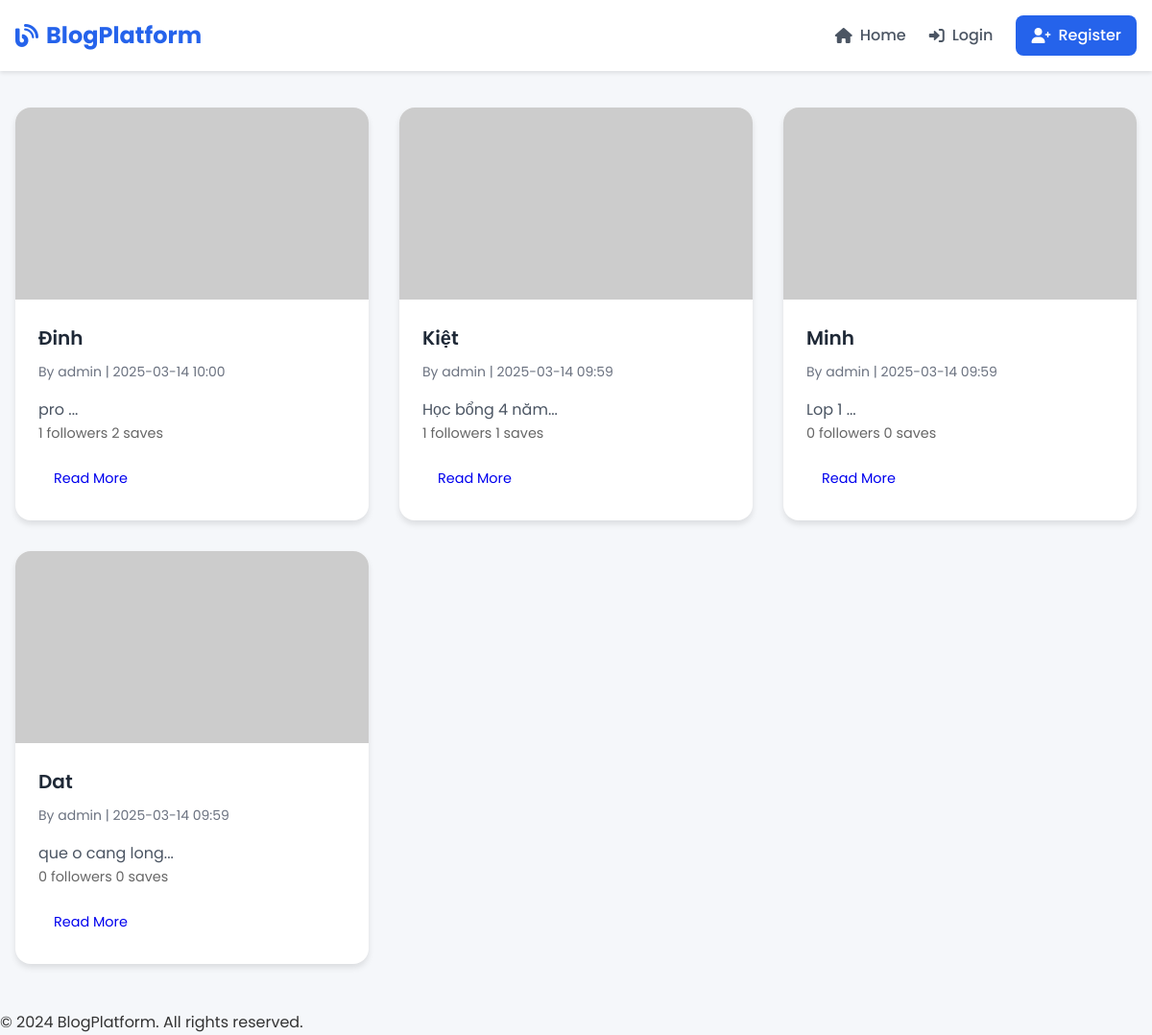
The page / on the database its author committed.
### tables this page shows
CREATE TABLE posts (
    id INTEGER PRIMARY KEY AUTOINCREMENT,
    title TEXT NOT NULL,
    content TEXT NOT NULL,
    image_url TEXT NOT NULL,
    created_at TIMESTAMP DEFAULT CURRENT_TIMESTAMP,
    updated_at TIMESTAMP DEFAULT CURRENT_TIMESTAMP,
    author_id INTEGER NOT NULL,
    FOREIGN KEY (author_id) REFERENCES users (id)
);

CREATE TABLE users (
    id INTEGER PRIMARY KEY AUTOINCREMENT,
    username TEXT UNIQUE NOT NULL,
    password TEXT NOT NULL,
    is_actor INTEGER DEFAULT 0  -- 0: normal user, 1: actor
);

### app.py (the view)
@app.route('/')
def home():
    db = get_db()
    posts = db.execute('''
        SELECT p.*, u.username,
        (SELECT COUNT(*) FROM follows WHERE post_id = p.id) as follow_count,
        (SELECT COUNT(*) FROM saved_posts WHERE post_id = p.id) as save_count
        FROM posts p
        JOIN users u ON p.author_id = u.id
        ORDER BY p.created_at DESC
    ''').fetchall()
    formatted_posts = []
    for post in posts:
        post_dict = dict(post)
        if isinstance(post_dict['created_at'], str):
            post_dict['created_at'] = datetime.strptime(post_dict['created_at'], '%Y-%m-%d %H:%M:%S')
        formatted_posts.append(post_dict)
    return render_template('home.html', posts=formatted_posts)

### app.py (called while the page is built)
@app.template_filter('format_datetime')
def format_datetime(value):
    if isinstance(value, str):
        try:
            value = datetime.strptime(value, '%Y-%m-%d %H:%M:%S')
        except ValueError:
            return value
    return value.strftime('%Y-%m-%d %H:%M')

def get_db():
    if 'db' not in g:
        g.db = sqlite3.connect(app.config['DATABASE'])
        g.db.row_factory = sqlite3.Row
    return g.db

@app.before_request
def load_logged_in_user():
    user_id = session.get('user_id')
    if user_id is None:
        g.user = None
    else:
        g.user = get_db().execute(
            'SELECT * FROM users WHERE id = ?', (user_id,)
        ).fetchone()

@app.context_processor
def utility_processor():
    return dict(g=g)

### templates/home.html (shortened to what this page needs)
{% extends "base.html" %}
{% block content %}
<div class="container">
    <div class="posts-grid">
        {% for post in posts %}
            <div class="post-card">
                <div class="post-image">
                    <img src="{{ post.image_url }}" alt="{{ post.title }}">
                </div>
                <div class="post-content">
                    <h2 class="post-title">{{ post.title }}</h2>
                    <p class="post-meta">
                        By {{ post.username }} |
                        {{ post.created_at|format_datetime }}
                    </p>
                    <p class="post-excerpt">{{ post.content[:150] }}...</p>
                    <div class="post-stats">
                        <span>{{ post.follow_count }} followers</span>
                        <span>{{ post.save_count }} saves</span>
                    </div>
                    <div class="post-actions">
                        <a href="{{ url_for('post_detail', post_id=post.id) }}" class="button">Read More</a>
                    </div>
                </div>
            </div>
        {% endfor %}
    </div>
</div>
{% endblock %}

### static/css/style.css (style rules this page uses)
* { margin: 0; padding: 0; box-sizing: border-box; }
body { font-family: 'Poppins', sans-serif; line-height: 1.6; background-color: #f5f7fa; color: #333; }
.posts-grid { display: grid; grid-template-columns: repeat(auto-fill, minmax(300px, 1fr)); gap: 2rem; padding: 1rem 0; }
.post-card { background: white; border-radius: 1rem; overflow: hidden; box-shadow: 0 4px 6px rgba(0,0,0,0.1); transition: transform 0.3s ease, box-shadow 0.3s ease; }
.post-image { width: 100%; height: 200px; overflow: hidden; }
.post-image img { width: 100%; height: 100%; object-fit: cover; transition: transform 0.3s ease; }
.post-content { padding: 1.5rem; }
.post-title { font-size: 1.25rem; font-weight: 600; margin-bottom: 0.5rem; color: #1f2937; }
.post-meta { font-size: 0.875rem; color: #6b7280; margin-bottom: 1rem; }
.post-excerpt { color: #4b5563; }
.post-stats { font-size: 0.9rem; color: #666; margin-bottom: 1rem; }
.post-actions { display: flex; flex-wrap: wrap; gap: 0.5rem; }
.button { padding: 0.5rem 1rem; border-radius: 5px; text-decoration: none; font-size: 0.9rem; transition: background-color 0.3s ease; }

### rows shown on the page
posts: title "Đinh", username "admin", created_at "2025-03-14 10:00", content "pro", follow_count "1", save_count "2"
posts: title "Kiệt", username "admin", created_at "2025-03-14 09:59", content "Học bổng 4 năm", follow_count "1", save_count "1"
posts: title "Minh", username "admin", created_at "2025-03-14 09:59", content "Lop 1", follow_count "0", save_count "0"
posts: title "Dat", username "admin", created_at "2025-03-14 09:59", content "que o cang long", follow_count "0", save_count "0"
